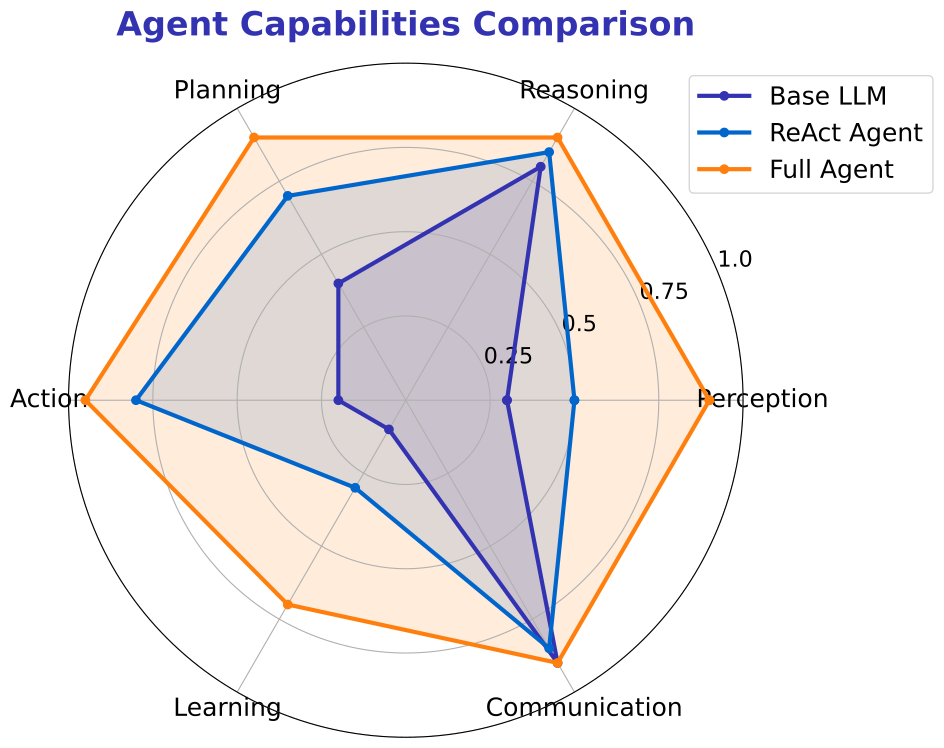

Recreate this plot in Python.
"""
Agent Capabilities Radar Chart
Week 1 - Introduction to Agentic AI
"""

from pathlib import Path

import matplotlib.pyplot as plt
import numpy as np

plt.rcParams.update(
    {
        "font.size": 24,
        "axes.labelsize": 24,
        "axes.titlesize": 26,
        "xtick.labelsize": 22,
        "ytick.labelsize": 22,
        "legend.fontsize": 22,
        "figure.figsize": (10, 6),
        "figure.dpi": 150,
        "font.family": "sans-serif",
    }
)

MLPURPLE = "#3333B2"
MLBLUE = "#0066CC"
MLORANGE = "#FF7F0E"

categories = ["Perception", "Reasoning", "Planning", "Action", "Learning", "Communication"]
N = len(categories)

# Agent types comparison
llm_values = [0.3, 0.8, 0.4, 0.2, 0.1, 0.9]
react_agent = [0.5, 0.85, 0.7, 0.8, 0.3, 0.85]
full_agent = [0.9, 0.9, 0.9, 0.95, 0.7, 0.9]

angles = [n / float(N) * 2 * np.pi for n in range(N)]
angles += angles[:1]

fig, ax = plt.subplots(figsize=(10, 8), subplot_kw=dict(polar=True))

for values, label, color in [
    (llm_values, "Base LLM", MLPURPLE),
    (react_agent, "ReAct Agent", MLBLUE),
    (full_agent, "Full Agent", MLORANGE),
]:
    values = values + values[:1]
    ax.plot(angles, values, "o-", linewidth=3, label=label, color=color)
    ax.fill(angles, values, alpha=0.15, color=color)

ax.set_xticks(angles[:-1])
ax.set_xticklabels(categories, size=18)
ax.set_ylim(0, 1)
ax.set_yticks([0.25, 0.5, 0.75, 1.0])
ax.set_yticklabels(["0.25", "0.5", "0.75", "1.0"], size=16)
ax.legend(loc="upper right", bbox_to_anchor=(1.3, 1.0), fontsize=18)
ax.set_title("Agent Capabilities Comparison", size=24, fontweight="bold", color=MLPURPLE, pad=20)

plt.tight_layout()
plt.savefig(Path(__file__).parent / "chart.pdf", dpi=300, bbox_inches="tight", facecolor="white")
plt.close()
print(f"Chart saved to {Path(__file__).parent / 'chart.pdf'}")
